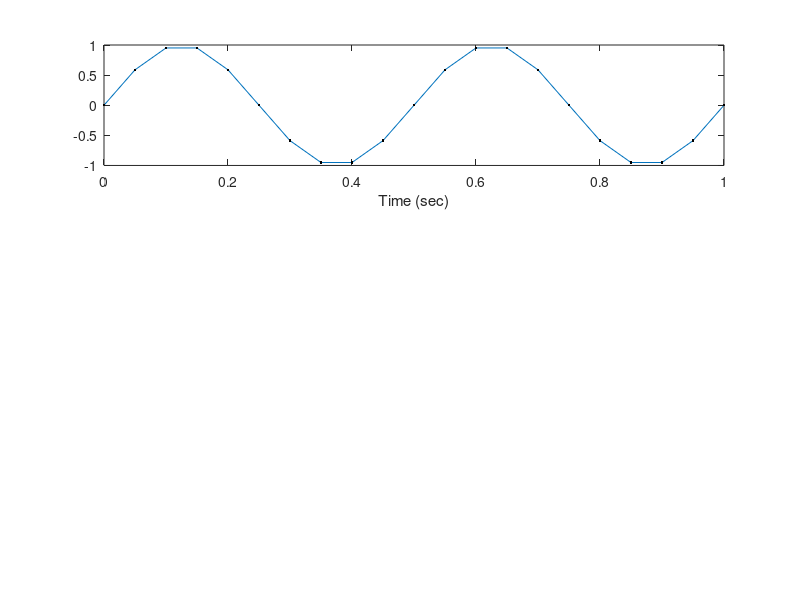

Write MATLAB code to recreate this figure. (Note: this script raises an error after producing the figure.)
close all
clear variables
clc

intervals = [0.05,0.01,0.001]; %vector of intervals 
num_plots = length(intervals); % number of plots
TT = 1; % total time
f = 2; % signal frequency
for idx = 1:num_plots 
	subplot(num_plots,1,idx);
	Ts = intervals(idx); % sample time
	t = 0:Ts:TT; % time vector
	x = sin(2*pi*f.*t);  
	plot(t,x); %line plot
	hold on
	plot(t,x,'.k'); %scatter plot
	xlabel('Time (sec)'); 
	ylabel(sprintf('x[k] - Ts = %s',string(Ts)));
	legend('Line graph','Scatter plot','Location','best')
end
sgtitle('2 Hz signal plotted with different sample times (Ts)')
saveas(gcf,'semmlow_1_5.png');
